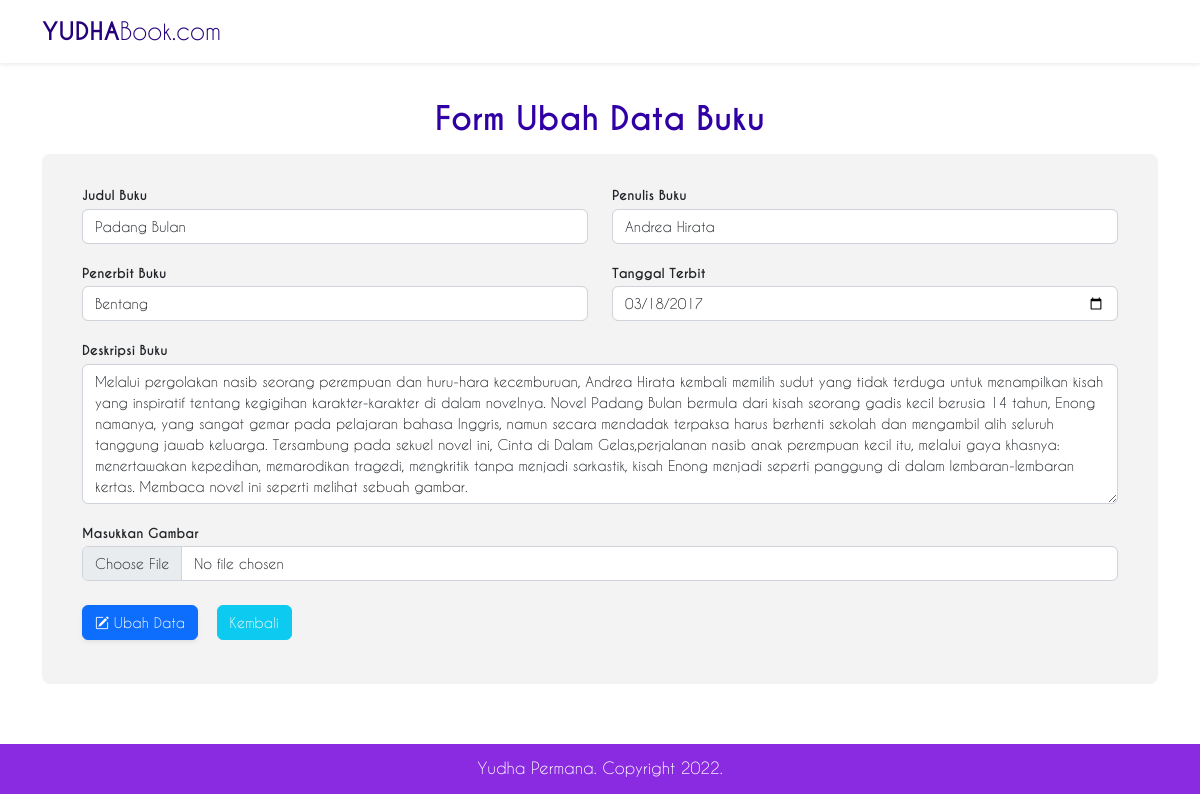
Screenshot of /php/ubah.php?id=9 with the database file from the repository.
### tables this page shows
CREATE TABLE `buku` (
  `id` int(11) NOT NULL,
  `judul_buku` varchar(100) NOT NULL,
  `penulis_buku` varchar(100) NOT NULL,
  `penerbit_buku` varchar(100) NOT NULL,
  `tanggal_terbit` date NOT NULL,
  `deskripsi_buku` text NOT NULL,
  `gambar` varchar(100) NOT NULL
);

### php/functions.php (called while the page is built, shortened)
<?php
function koneksi()
{
	$conn = mysqli_connect("localhost", "root", "");
	mysqli_select_db($conn, "prakweb_2022_b_203040101");
	return $conn;
}
function query($sql)
{
	$conn = koneksi();
	$result = mysqli_query($conn, "$sql");
	$rows = [];
	while ($row = mysqli_fetch_assoc($result)) {
		$rows[] = $row;
	}
	return $rows;
}

### php/ubah.php (the view, shortened to what this page needs)
<?php
require 'functions.php';
$id = $_GET['id'];
$bk = query("SELECT * FROM buku WHERE id = $id")[0];
?>
<!DOCTYPE html>
<html lang="en">
<head>
    <link rel="stylesheet" href="../css/bootstrap.min.css">
    <link rel="stylesheet" href="https://cdn.jsdelivr.net/npm/bootstrap-icons@1.9.1/font/bootstrap-icons.css">
    <link rel="stylesheet" href="../css/stylesheet.css">
</head>
<body>
    <nav class="navbar fixed-top navbar-expand-lg navbar-light shadow-sm py-auto bg-white">
        <div class="container">
            <a class="navbar-brand">
                YUDHA<span class="span">Book.com </span>
            </a>
        </div>
    </nav>
    <section id="form-tambah">
        <div class="container">
            <form class="form-tambah" method="POST" enctype="multipart/form-data">
                <h2 class="mb-3 text-center" style="color: rgb(49, 0, 165);">Form Ubah Data Buku</h2>
                <div class="kotak rounded-3 row justify-content-center">
                    <div class="mb-3 col-md-6">
                        <label for="judul_buku" class="form-label">Judul Buku</label>
                        <input type="text" class="form-control" id="judul_buku" name="judul_buku" value="<?= $bk['judul_buku']; ?>" required>
                    </div>
                    <div class=" mb-3 col-md-6">
                        <label for="penulis_buku" class="form-label">Penulis Buku</label>
                        <input type="text" class="form-control" id="penulis_buku" name="penulis_buku" value="<?= $bk['penulis_buku']; ?>" required>
                    </div>
                    <div class=" mb-3 col-md-6">
                        <label for="penerbit_buku" class="form-label">Penerbit Buku</label>
                        <input type="text" class="form-control" id="penerbit_buku" name="penerbit_buku" value="<?= $bk['penerbit_buku']; ?>" required>
                    </div>
                    <div class=" mb-3 col-md-6">
                        <label for="tanggal_terbit" class="form-label">Tanggal Terbit</label>
                        <input type="date" class="form-control" id="tanggal_terbit" name="tanggal_terbit" value="<?= $bk['tanggal_terbit']; ?>" required>
                    </div>
                    <div class=" mb-3 col-md-12">
                        <label for="deskripsi_buku" class="form-label">Deskripsi Buku</label>
                        <textarea class="form-control" id="deskripsi_buku" rows="6" name="deskripsi_buku" value="" required><?= $bk['deskripsi_buku']; ?></textarea>
                    </div>
                    <div class="mb-3 col-md-12">
                        <label for="gambar" class="form-label">Masukkan Gambar</label>
                        <input class="form-control" type="file" id="gambar" name="gambar">
                    </div>
                    <div class="mb-3 btn-tambah pt-2 ">
                        <button class="btn btn-primary shadow-sm" type="submit" name="ubah" style="font-size: 14px; margin-right: 13px;"><i class="bi bi-pencil-square"></i> Ubah Data</button>
                        <a href="../index.php"><button class="btn btn-info text-light" type="button" style="font-size: 14px;">Kembali</button></a>
                    </div>
                </div>
            </form>
        </div>
    </section>
    <footer class="footer">
        <div class="container">
            <p class="text-center py-auto">Yudha Permana. Copyright 2022.</p>
        </div>
    </footer>
</body>
</html>

### css/stylesheet.css (style rules this page uses)
html { scroll-behavior: smooth; }
section { margin-bottom: 60px; }
.navbar-brand { font-size: 24px; font-family: "Caviar Dreams Bold"; color: rgb(37, 0, 122); }
.navbar-brand span { font-size: 24px; font-family: "Caviar Dreams"; }
.form-tambah { margin-top: 100px; font-family: "Caviar Dreams"; }
.form-tambah h2 { font-family: "Caviar Dreams Bold"; }
.kotak { background-color: rgb(243, 243, 243); width: fit-content; margin: auto; padding: 28px; }
.kotak label { font-family: "Caviar Dreams Bold"; font-size: 13px; margin-bottom: 3px; }
.kotak input { font-size: 14px; }
.kotak textarea { font-size: 14px; }
footer { width: 100%; height: 50px; background-color: blueviolet; color: white; padding-top: 12px; font-family: "Caviar Dreams"; }

### rows the page displays
buku: judul_buku "Padang Bulan", penulis_buku "Andrea Hirata", penerbit_buku "Bentang", tanggal_terbit "03/18/2017", deskripsi_buku "Melalui pergolakan nasib seorang perempuan dan huru-hara kecemburuan, Andrea Hirata kembali memilih sudut yang tidak terduga untuk menampilkan kisah yang inspiratif tentang kegigihan karakter-karakter di dalam novelnya. Novel Padang Bulan bermula dari kisah seorang gadis kecil berusia 14 tahun, Enong namanya, yang sangat gemar pada pelajaran bahasa Inggris, namun secara mendadak terpaksa harus berhenti sekolah dan mengambil alih seluruh tanggung jawab keluarga. Tersambung pada sekuel novel ini, Cinta di Dalam Gelas,perjalanan nasib anak perempuan kecil itu, melalui gaya khasnya: menertawakan kepedihan, memarodikan tragedi, mengkritik tanpa menjadi sarkastik, kisah Enong menjadi seperti…"
